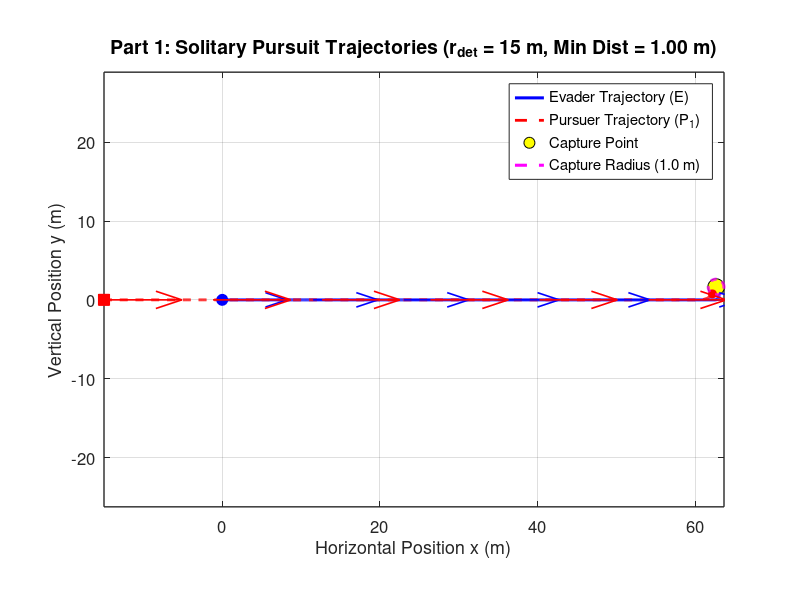
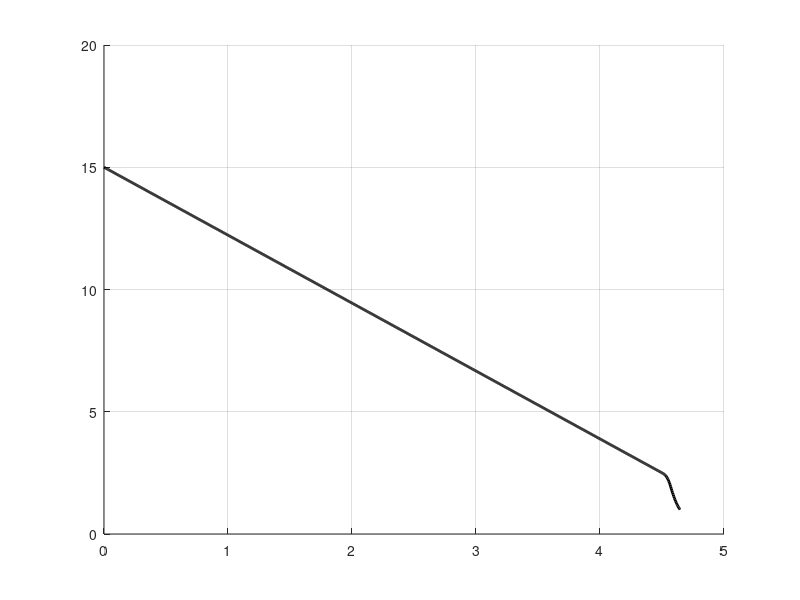

The MATLAB script that drew these images, in order: (Note: this script raises an error after producing the figures.)
% solitary_pursuit.m
% Part 1: Solitary Hunting Mechanics (Pure Pursuit vs. Evasive Jinking)
clear; clc; close all;

%% 1. Model Parameters
v_p = 60 / 3.6;          % Pursuer speed (16.67 m/s)
v_e = 50 / 3.6;          % Evader speed (13.89 m/s)
R_p = 1.5;               % Pursuer min turning radius (m)
R_e = 0.5;               % Evader min turning radius (m)

w_p_max = v_p / R_p;     % Max angular velocity of pursuer (11.11 rad/s)
w_e_max = v_e / R_e;     % Max angular velocity of evader (27.78 rad/s)

l_cap = 1.0;             % Capture radius (m)
r_det = 25.0;            % Initial detection distance (m) [15, 50]
r_jink = 2.5;            % Critical distance where prey triggers jink (m)
T_max = 15.0;            % Raptor stamina limit (s)
dt = 0.005;              % Time step (s)
N = round(T_max / dt);
start_distances = [15, 20, 25, 30, 35];
start_angles = deg2rad([0, 15, -15, 30, -30]);
plot_folder = fullfile(pwd, 'strategy_1_plots');
if ~exist(plot_folder, 'dir')
    mkdir(plot_folder);
end

for scenario = 1:5
r_det = start_distances(scenario);
%% 2. Initial Conditions (t = 0)
alpha_1 = start_angles(scenario);

% Preallocate state arrays
x_E = zeros(1, N); y_E = zeros(1, N); theta_E = zeros(1, N);
x_P = zeros(1, N); y_P = zeros(1, N); theta_P = zeros(1, N);
dist_P = zeros(1, N);
t_vec = (0:N-1) * dt;

% Set t = 0 values
x_E(1) = 0; y_E(1) = 0; theta_E(1) = 0;
x_P(1) = -r_det * cos(alpha_1);
y_P(1) =  r_det * sin(alpha_1);
theta_P(1) = 0;

captured = false;
end_idx = N;
is_jinking = false;
theta_target = 0;
optimal_angle = deg2rad(110);

%% 3. Time-Stepping Simulation Loop (Forward Euler)
for k = 1:N-1
    dist_P(k) = hypot(x_E(k) - x_P(k), y_E(k) - y_P(k));
    
    if dist_P(k) <= l_cap
        captured = true;
        end_idx = k;
        break;
    end
    
    % --- Pursuer Control (Pure Pursuit) ---
    theta_LOS = atan2(y_E(k) - y_P(k), x_E(k) - x_P(k));
    dtheta_P = atan2(sin(theta_LOS - theta_P(k)), cos(theta_LOS - theta_P(k)));
    if abs(dtheta_P) <= w_p_max * dt
        w_P = dtheta_P / dt;
    else
        w_P = w_p_max * sign(dtheta_P);
    end
    
    % --- Evader Control (Break Turn with Overshoot Reset) ---
    if is_jinking && dist_P(k) > r_jink + 1.5
        is_jinking = false;
    end

    if ~is_jinking && dist_P(k) <= r_jink
        is_jinking = true;
        theta_target = theta_LOS + optimal_angle;
    end

    if is_jinking
        dtheta_E = atan2(sin(theta_target - theta_E(k)), ...
            cos(theta_target - theta_E(k)));
        if abs(dtheta_E) <= w_e_max * dt
            w_E = dtheta_E / dt;
        else
            w_E = w_e_max * sign(dtheta_E);
        end
    else
        theta_flee = theta_LOS;
        dtheta_E = atan2(sin(theta_flee - theta_E(k)), cos(theta_flee - theta_E(k)));
        if abs(dtheta_E) <= w_e_max * dt
            w_E = dtheta_E / dt;
        else
            w_E = w_e_max * sign(dtheta_E);
        end
    end
    
    % --- Euler Kinematic Updates ---
    x_P(k+1) = x_P(k) + v_p * cos(theta_P(k)) * dt;
    y_P(k+1) = y_P(k) + v_p * sin(theta_P(k)) * dt;
    theta_P(k+1) = theta_P(k) + w_P * dt;
    
    x_E(k+1) = x_E(k) + v_e * cos(theta_E(k)) * dt;
    y_E(k+1) = y_E(k) + v_e * sin(theta_E(k)) * dt;
    theta_E(k+1) = theta_E(k) + w_E * dt;
end

dist_P(end_idx) = hypot(x_E(end_idx) - x_P(end_idx), y_E(end_idx) - y_P(end_idx));

%% 4. Figure 1: Combined 2D Trajectory Plot (All Players on Same Axis)
figure('Color', 'w', 'Position', [80, 80, 1050, 700]);
hold on; grid on; axis equal;

% Plot trajectories
plot(x_E(1:end_idx), y_E(1:end_idx), 'b-', 'LineWidth', 2.2, 'DisplayName', 'Evader Trajectory (E)');
plot(x_P(1:end_idx), y_P(1:end_idx), 'r--', 'LineWidth', 2.0, 'DisplayName', 'Pursuer Trajectory (P_1)');

% Plot Start Positions (t = 0)
plot(x_E(1), y_E(1), 'bo', 'MarkerSize', 8, 'MarkerFaceColor', 'b', 'HandleVisibility', 'off');
plot(x_P(1), y_P(1), 'rs', 'MarkerSize', 8, 'MarkerFaceColor', 'r', 'HandleVisibility', 'off');

% Plot End Positions (t = T_final)
plot(x_E(end_idx), y_E(end_idx), 'ko', 'MarkerSize', 12, ...
    'MarkerFaceColor', 'y', 'DisplayName', 'Capture Point');
plot(x_P(end_idx), y_P(end_idx), 'ro', 'MarkerSize', 6, ...
    'MarkerFaceColor', 'r', 'HandleVisibility', 'off');

% Plot Capture Radius Circle around Evader's Final Position
th_circ = linspace(0, 2*pi, 100);
plot(x_E(end_idx) + l_cap*cos(th_circ), y_E(end_idx) + l_cap*sin(th_circ), ...
    'm--', 'LineWidth', 2.2, 'DisplayName', 'Capture Radius (1.0 m)');

% Plot Heading Arrows along the Path
arrow_end = max(1, end_idx - round(0.5 / dt));
if arrow_end > 1
    idx_arrows = round(linspace(1, arrow_end, 6));
    quiver(x_E(idx_arrows), y_E(idx_arrows), cos(theta_E(idx_arrows)), sin(theta_E(idx_arrows)), ...
        0.35, 'b', 'LineWidth', 1.2, 'HandleVisibility', 'off');
    quiver(x_P(idx_arrows), y_P(idx_arrows), cos(theta_P(idx_arrows)), sin(theta_P(idx_arrows)), ...
        0.35, 'r', 'LineWidth', 1.2, 'HandleVisibility', 'off');
end

set(gca, 'FontSize', 12, 'LineWidth', 1.0, 'Box', 'on');
xlabel('Horizontal Position x (m)', 'FontSize', 13);
ylabel('Vertical Position y (m)', 'FontSize', 13);
title(sprintf('Part 1: Solitary Pursuit Trajectories (r_{det} = %.0f m, Min Dist = %.2f m)', ...
    r_det, min(dist_P(1:end_idx))), 'FontSize', 14);
legend('Location', 'best');
exportgraphics(gcf, fullfile(plot_folder, sprintf('scenario_%d_trajectory.png', scenario)), 'Resolution', 200);

%% 5. Figure 2: Separation Distance Plot
figure('Color', 'w', 'Position', [180, 120, 850, 550]);
hold on; grid on;
plot(t_vec(1:end_idx), dist_P(1:end_idx), 'k-', 'LineWidth', 2.0);
yline(l_cap, 'r--', 'Capture Threshold (l = 1.0 m)', 'LineWidth', 1.5);
yline(r_jink, 'b:', 'Jink Trigger (r_{jink} = 3.0 m)', 'LineWidth', 1.5);
set(gca, 'FontSize', 12, 'LineWidth', 1.0, 'Box', 'on');
xlabel('Time t (s)', 'FontSize', 13);
ylabel('Separation Distance d_1(t) (m)', 'FontSize', 13);
title('Part 1: Predator-Prey Separation Distance vs. Time', 'FontSize', 14);
exportgraphics(gcf, fullfile(plot_folder, sprintf('scenario_%d_separation.png', scenario)), 'Resolution', 200);
close all;
end

%% 6. Jink-Distance Sweep: Capture Time Histogram
jink_distances = 1.0:0.25:8.0;
capture_times = zeros(5, numel(jink_distances));

for scenario = 1:5
    for j = 1:numel(jink_distances)
        capture_times(scenario, j) = simulate_capture_time( ...
            start_distances(scenario), start_angles(scenario), ...
            jink_distances(j), v_p, v_e, R_p, R_e, l_cap, T_max, dt);
    end
end

figure('Color', 'w', 'Position', [80, 80, 1200, 850]);
for scenario = 1:5
    subplot(3, 2, scenario);
    bar(jink_distances, capture_times(scenario, :), 1.0, ...
        'FaceColor', [0.25, 0.50, 0.85], 'EdgeColor', 'none');
    hold on; grid on;

    [max_capture_time, max_idx] = max(capture_times(scenario, :));
    plot(jink_distances(max_idx), max_capture_time, 'r^', ...
        'MarkerSize', 9, 'MarkerFaceColor', 'r');
    xline(jink_distances(max_idx), 'r--', 'LineWidth', 1.2);

    xlabel('Jink distance (m)');
    ylabel('Capture time (s)');
    title(sprintf('Scenario %d (r_{det} = %.0f m)', ...
        scenario, start_distances(scenario)));
    legend('Capture time', sprintf('Maximum: %.2f m', jink_distances(max_idx)), ...
        'Location', 'best');
    set(gca, 'FontSize', 10, 'Box', 'on');
end

sgtitle('Strategy 1: Capture Time for a Range of Jink Distances');
exportgraphics(gcf, fullfile(plot_folder, 'jink_distance_capture_time.png'), ...
    'Resolution', 200);
close all;

fprintf('Strategy 1 maximum capture times by scenario:\n');
for scenario = 1:5
    [max_capture_time, max_idx] = max(capture_times(scenario, :));
    fprintf('  Scenario %d: %.2f m jink distance -> %.2f s capture time\n', ...
        scenario, jink_distances(max_idx), max_capture_time);
end

function capture_time = simulate_capture_time(r_det, alpha_1, r_jink, ...
    v_p, v_e, R_p, R_e, l_cap, T_max, dt)
    w_p_max = v_p / R_p;
    w_e_max = v_e / R_e;
    N = round(T_max / dt);

    x_E = 0;
    y_E = 0;
    theta_E = 0;
    x_P = -r_det * cos(alpha_1);
    y_P = r_det * sin(alpha_1);
    theta_P = 0;
    capture_time = T_max;
    optimal_angle = deg2rad(110);
    is_jinking = false;
    theta_target = 0;

    for k = 1:N-1
        dist_P = hypot(x_E - x_P, y_E - y_P);
        if dist_P <= l_cap
            capture_time = (k - 1) * dt;
            return;
        end

        theta_LOS = atan2(y_E - y_P, x_E - x_P);
        dtheta_P = atan2(sin(theta_LOS - theta_P), ...
            cos(theta_LOS - theta_P));
        if abs(dtheta_P) <= w_p_max * dt
            w_P = dtheta_P / dt;
        else
            w_P = w_p_max * sign(dtheta_P);
        end

        if is_jinking && dist_P > r_jink + 1.5
            is_jinking = false;
        end

        if ~is_jinking && dist_P <= r_jink
            is_jinking = true;
            theta_target = theta_LOS + optimal_angle;
        end

        if is_jinking
            dtheta_E = atan2(sin(theta_target - theta_E), ...
                cos(theta_target - theta_E));
            if abs(dtheta_E) <= w_e_max * dt
                w_E = dtheta_E / dt;
            else
                w_E = w_e_max * sign(dtheta_E);
            end
        else
            theta_flee = theta_LOS;
            dtheta_E = atan2(sin(theta_flee - theta_E), ...
                cos(theta_flee - theta_E));
            if abs(dtheta_E) <= w_e_max * dt
                w_E = dtheta_E / dt;
            else
                w_E = w_e_max * sign(dtheta_E);
            end
        end

        x_P = x_P + v_p * cos(theta_P) * dt;
        y_P = y_P + v_p * sin(theta_P) * dt;
        theta_P = theta_P + w_P * dt;
        x_E = x_E + v_e * cos(theta_E) * dt;
        y_E = y_E + v_e * sin(theta_E) * dt;
        theta_E = theta_E + w_E * dt;
    end
end
